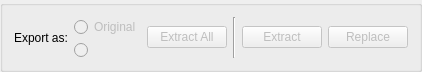
           <widget class="QGroupBox" name="groupBox_2">
            <property name="sizePolicy">
             <sizepolicy hsizetype="Preferred" vsizetype="Preferred">
              <horstretch>0</horstretch>
              <verstretch>0</verstretch>
             </sizepolicy>
            </property>
            <property name="maximumSize">
             <size>
              <width>16777215</width>
              <height>70</height>
             </size>
            </property>
            <property name="title">
             <string/>
            </property>
            <layout class="QHBoxLayout" name="horizontalLayout">
             <item>
              <widget class="QLabel" name="label">
               <property name="enabled">
                <bool>true</bool>
               </property>
               <property name="maximumSize">
                <size>
                 <width>60</width>
                 <height>16777215</height>
                </size>
               </property>
               <property name="text">
                <string>Export as:</string>
               </property>
              </widget>
             </item>
             <item>
              <layout class="QVBoxLayout" name="verticalLayout_9">
               <property name="spacing">
                <number>6</number>
               </property>
               <property name="sizeConstraint">
                <enum>QLayout::SizeConstraint::SetDefaultConstraint</enum>
               </property>
               <property name="leftMargin">
                <number>0</number>
               </property>
               <property name="topMargin">
                <number>0</number>
               </property>
               <property name="rightMargin">
                <number>0</number>
               </property>
               <property name="bottomMargin">
                <number>0</number>
               </property>
               <item>
                <widget class="QRadioButton" name="radioOrig">
                 <property name="enabled">
                  <bool>false</bool>
                 </property>
                 <property name="text">
                  <string>Original</string>
                 </property>
                </widget>
               </item>
               <item>
                <widget class="QRadioButton" name="radioConv">
                 <property name="enabled">
                  <bool>false</bool>
                 </property>
                 <property name="text">
                  <string/>
                 </property>
                </widget>
               </item>
              </layout>
             </item>
             <item>
              <widget class="QPushButton" name="extractAllButton">
               <property name="enabled">
                <bool>false</bool>
               </property>
               <property name="text">
                <string>Extract All</string>
               </property>
              </widget>
             </item>
             <item>
              <widget class="Line" name="line">
               <property name="orientation">
                <enum>Qt::Orientation::Vertical</enum>
               </property>
              </widget>
             </item>
             <item>
              <widget class="QPushButton" name="extractButton">
               <property name="enabled">
                <bool>false</bool>
               </property>
               <property name="text">
                <string>Extract</string>
               </property>
              </widget>
             </item>
             <item>
              <widget class="QPushButton" name="replaceButton">
               <property name="enabled">
                <bool>false</bool>
               </property>
               <property name="text">
                <string>Replace</string>
               </property>
              </widget>
             </item>
            </layout>
           </widget>
